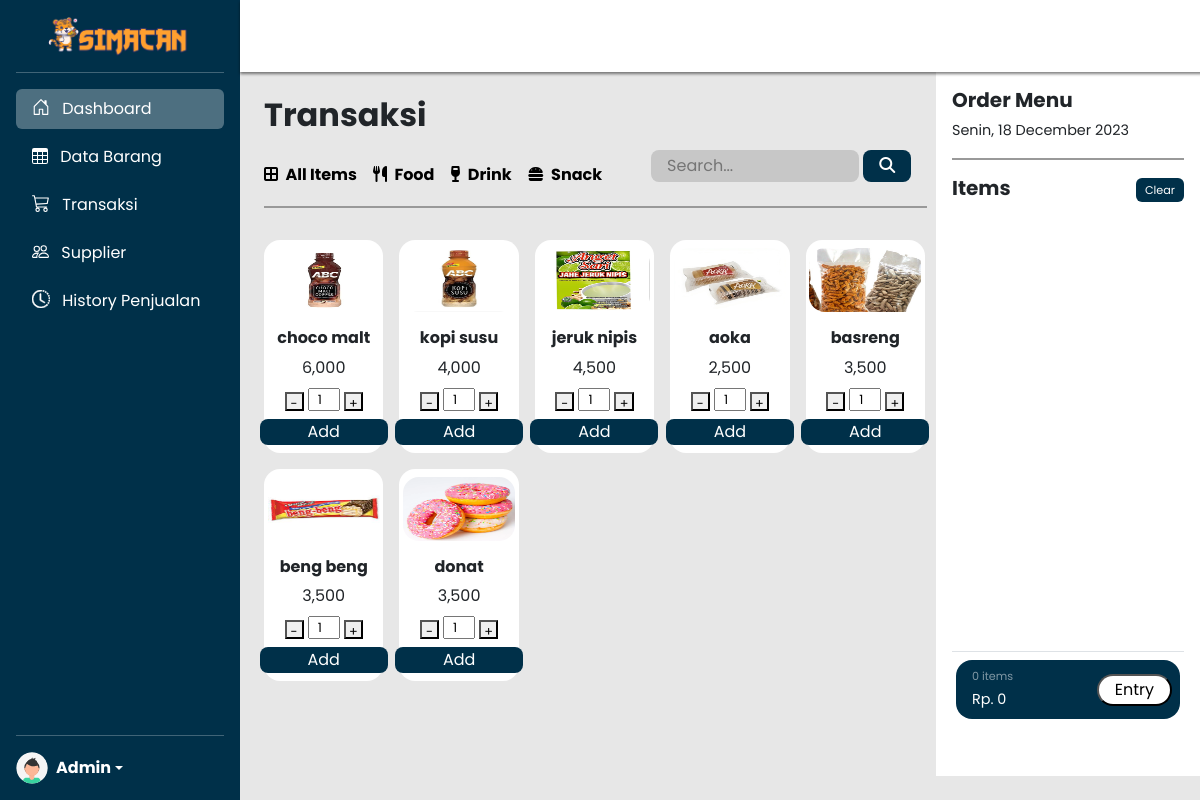
The page /public/Transaksi (signed in) on the database its author committed.
### tables this page shows
CREATE TABLE `barang` (
  `id_barang` int(11) NOT NULL,
  `id_kategori` int(11) NOT NULL,
  `id_supplier` int(11) NOT NULL,
  `nama_barang` varchar(25) NOT NULL,
  `harga_beli` int(11) NOT NULL,
  `harga_jual` int(11) NOT NULL,
  `stok_barang` int(11) NOT NULL,
  `gambar` text NOT NULL
);

### app/core/Controller.php (called while the page is built, shortened)
<?php
class Controller{
    public function view($view, $data = [] )
    {
        require_once '../app/views/'. $view . '.php';
    }
}

### app/controllers/Transaksi.php (called while the page is built, shortened)
<?php
class Transaksi extends Controller
{
    public function index()
    {
        if ($_SERVER['REQUEST_METHOD'] === 'POST' && isset($_POST['search'])) {
            $searchTerm = $_POST['search'];
            $data['barang'] = $this->model('BarangModel')->searchDataBarang($searchTerm);
        } elseif (isset($_POST['kategori'])) {
            $kategori = $_POST['kategori'];
            $data['barang'] = $this->model('BarangModel')->getDataBarangByCategory($kategori);
        } else {
            $data['barang'] = $this->model('BarangModel')->getDataBarang();
        }
        $data['date'] = $this->model('TransaksiModel')->getCurrentTime();
        $data['totalPrice'] = $this->calculateTotalPrice($_SESSION["cart"]);
        $data['cartItems'] = array();
        $this->view('transaksi/index', $data);
    }
    public function calculateTotalPrice($cart) {
      $totalPrice = 0;
      return $totalPrice;
    }
}

### app/core/App.php (called while the page is built, shortened)
<?php
class App {
    protected $method = 'index';
    protected $params = [];
    public function __construct()
    {
        $this->controller = new $this->controller;
        call_user_func_array([$this->controller, $this->method],$this->params);
    }
}

### public/index.php (called while the page is built, shortened)
<?php
$app = new App;

### app/models/BarangModel.php (called while the page is built, shortened)
<?php
class BarangModel
{
    private $db;
    public function __construct()
    {
        $this->db = new Database;
    }
    public function getDataBarang()
    {
        $sql = "SELECT * FROM barang";
        $stmt = $this->db->prepare($sql);
        $result = $stmt->execute();
        $data = $stmt->fetchAll(PDO::FETCH_ASSOC);
        return $data;
    }
}

### app/core/Database.php (called while the page is built, shortened)
<?php
class Database
{
    private $host = DB_HOST;
    private $user = DB_USER;
    private $pass = DB_PASS;
    private $db_name = DB_NAME;
    private $conn;
    public function __construct()
    {
        $dsn = 'mysql:host=' . $this->host . ';dbname=' . $this->db_name;
        $options = [
            PDO::ATTR_PERSISTENT => true,
            PDO::ATTR_ERRMODE => PDO::ERRMODE_EXCEPTION
        ];
        try {
            $this->conn = new PDO($dsn, $this->user, $this->pass, $options);
        } catch (PDOException $e) {
            $this->error = $e->getMessage();
            die($this->error);
        }
    }
    public function prepare($query) {
        return $this->conn->prepare($query);
    }
}

### app/views/transaksi/index.php (the view, shortened to what this page needs)
<main class="d-flex flex-nowrap">
    <?php
        include "../app/views/template/sidebar.php";
    ?>
    <div class="data-barang overflow-auto" style="width: 100%">
        <div class="nav-utama"></div>
        <div id="transaksi" class="wrap-barang bg-gray d-flex pt-5 pe-5" style="width: 100%">
          <div class="wrap-transaksi pt-4" style="width: 78%">
            <div class="header py-4">
              <h2 class="fw-bold ps-4 mb-3">Transaksi</h2>
              <div class="wrap-header d-flex justify-content-between align-items-center border-bot mx-4">
                <ul class="list-grup gap-3 ps-0 mb-0">
                    <li class="list-item"><a href="Transaksi" ><i class="fa-solid fa-border-all me-1"></i> All Items</a></li>
                    <li class="list-item">
                    <form action='<?= BASEURL; ?>/Transaksi' method='post'>
                        <button type='submit'><i class="fa-solid fa-utensils me-1"></i> Food</button>
                    </form>
                    </li>
                    <li class="list-item">
                    <form action='<?= BASEURL; ?>/Transaksi' method='post'>
                        <button type='submit'><i class="fa-solid fa-wine-glass me-1"></i> Drink</button>
                    </form>
                    </li>
                    <li class="list-item">
                    <form action='<?= BASEURL; ?>/Transaksi' method='post'>
                        <button type='submit'><i class="fa-solid fa-burger me-1"></i> Snack</button>
                    </form>
                    </li>
                </ul>
                <div class="grup pe-0">
                  <form action="" method="post">
                    <input type="text" name="search" id="search" placeholder="Search..." class="px-3 py-1 rounded-3 search" style="width: 13rem" />
                    <button type="submit" class="me-3 rounded-3 px-3 py-1 cari-barang">
                      <i class="fa-solid fa-magnifying-glass"></i>
                    </button>
                  </form>
                </div>
              </div>
            </div>
            <div class="card-container px-4 pt-2 d-flex flex-wrap gap-3 pb-4" >
            <?php
                foreach ($data['barang'] as $item) {
                ?>
                <div class="kartu rounded-4 pt-2 bg-white d-flex align-items-center flex-column" style="width:18%">
                    <img src="../public/uploads/<?= $item['gambar']; ?>" class="rounded-4 kartu-image" style="width: 7rem; height: 4rem" />
                    <div class="kartu-body pt-3 d-flex align-items-center flex-column">
                        <h5 class="kartu-title h6 fw-bold"><?= $item['nama_barang']; ?></h5>
                        <p class="kartu-text mb-2 fs-6"><?= number_format($item['harga_jual']); ?></p>
                        <form method="POST" action="<?= BASEURL; ?>/Transaksi/tambahKeranjang" class="add-to-cart-form">
                            <div class="items-kuantiti d-flex align-items-end gap-1 justify-content-center">
                                <button type="button" class="min-items">-</button>
                                <?php if ($item['stok_barang'] > 0) : ?>
                                    <input type="text" min="1" max="<?= $item['stok_barang']; ?>" value="1" name="quantity_<?= $item['id_barang']; ?>" class="quantity-input px-2" style="width: 2rem; font-size: 0.8rem" />
                                <?php else : ?>
                                    <input type="text" value="0" class="quantity-input px-2" style="width: 2rem; font-size: 0.8rem" />
                                <?php endif; ?>
                                <button type="button" class="plus-items">+</button>
                            </div>
                            <?php if ($item['stok_barang'] > 0) : ?>
                                <button type="submit" name="add_to_cart" class="btn bg-dongker py-0 rounded-3 mb-2 text-white add-transaksi mt-2" style="width:8rem">Add</button>
                            <?php else : ?>
                                <p class="p-0 pt-2 text-danger text-center">Stok Habis</p>
                            <?php endif; ?>
                        </form>
                    </div>
                </div>
                <?php
                }
            ?>
            </div>
          </div>
          <div class="order-menu bg-white p-3 ms-0" style="width: 22%; height: 88%">
            <div class="header-order-menu border-bot">
              <h5 class="fw-bold">Order Menu</h5>
              <p class="date-menu"><?= $data['date']; ?></p>
            </div>
            <div class="items pt-3" style="height: 72%">
              <div class="title d-flex align-items-center justify-content-between">
                <h5 class="fw-bold mb-1">Items</h5>
                <form method="POST" action="<?= BASEURL; ?>/Transaksi/hapusKeranjang">
                  <button type="submit" name="clear_cart" class="btn bg-dongker text-white remove-items p-0" style="height: 1.5rem; width: 3rem; font-size: .7rem">Clear</button>
                </form>
              </div>
              <div class="items-wrap mb-0" style="height: 20rem">
                <?php
                $totalQuantity = 0;
                        ?>
            </div>
            </div>
            <div class="bayar-container border-top py-2 px-1 mt-2">
                <div class="bayar-items d-flex justify-content-between bg-dongker py-2 px-2 rounded-4 align-items-center">
                    <div class="bayar-teks ms-2">
                        <p class="mb-1 jml-item"><?php echo $totalQuantity . " items"; ?></p>
                        <p class="text-white mb-0 jml-harga"><?php echo "Rp. " . number_format($data['totalPrice']); ?></p>
                    </div>
                    <button type="submit" class="rounded-5 px-3  bg-white" style="height: 2rem" data-bs-toggle="modal" data-bs-target="#bayarModal">Entry</button>
                </div>
            </div>
            </div>
        </div>
      </div>
    </main>

### public/assets/style/sidebars.css (style rules this page uses)
* { font-family: Poppins, sans-serif; box-sizing: border-box; text-decoration: none; margin: 0; padding: 0; }
.border-bot { border-bottom: 2px solid rgb(153, 153, 153); }
.bg-dongker { background-color: #003049; }
.bg-white { background-color: #ffffff; }
.bg-gray { background-color: #e7e7e7; }
.list-grup { list-style: none; display: flex; }
.list-item { font-weight: bold; }
.list-item a, .list-item button { color: black !important; }
.list-item button { border: none; background-color: transparent; font-weight: bold; }
.list-item button::after, .list-item a::after { content: ""; display: block; padding-bottom: 0.2em; border-bottom: 0.2em solid #003049; transform: scale(0); transition: 0.2s linear; }
.grup { margin-bottom: 1.5rem; }
.cari-barang { border: none; background-color: #003049; transition: 0.2s; color: white; }
input.search, input.date, select.pilih-bulan, select.pilih-tahun { border: none; background-color: rgb(199, 199, 199); }
a { text-decoration: none; }
.nav-utama { height: 4.5rem; width: 100%; filter: drop-shadow(0 2px 0.1rem rgba(0, 0, 0, 0.5)); background-color: #fff; }
.date-menu { font-size: 0.9rem; }
.jml-item { font-size: 0.7rem; color: rgba(255, 255, 255, 0.5); }
.jml-harga { font-size: 0.9rem; }
.order-menu { position: absolute; top: 4.5rem; right: 0; }
.nav-utama { position: fixed; z-index: 999; }
.wrap-barang { min-height: 100vh; }
.min-items, .plus-items { font-size: 0.8rem; height: 1.2rem; width: 1.2rem; }
.items .items-wrap { overflow: auto; }
.items .items-wrap { scrollbar-width: thin; scrollbar-color: #888 transparent; }
body { min-height: 100vh; min-height: -webkit-fill-available; }
html { height: -webkit-fill-available; }
main { height: 100vh; height: -webkit-fill-available; max-height: 100vh; overflow-x: auto; overflow-y: hidden; }

### rows shown on the page
barang: gambar (picture), nama_barang "choco malt", harga_jual "6,000", stok_barang "Add"
barang: gambar (picture), nama_barang "kopi susu", harga_jual "4,000", stok_barang "Add"
barang: gambar (picture), nama_barang "jeruk nipis", harga_jual "4,500", stok_barang "Add"
barang: gambar (picture), nama_barang "aoka", harga_jual "2,500", stok_barang "Add"
barang: gambar (picture), nama_barang "basreng", harga_jual "3,500", stok_barang "Add"
barang: gambar (picture), nama_barang "beng beng", harga_jual "3,500", stok_barang "Add"
barang: gambar (picture), nama_barang "donat", harga_jual "3,500", stok_barang "Add"

### other values the page prints
$data['date'] "Senin, 18 December 2023"
$totalQuantity "0"
$data['totalPrice'] "0"
